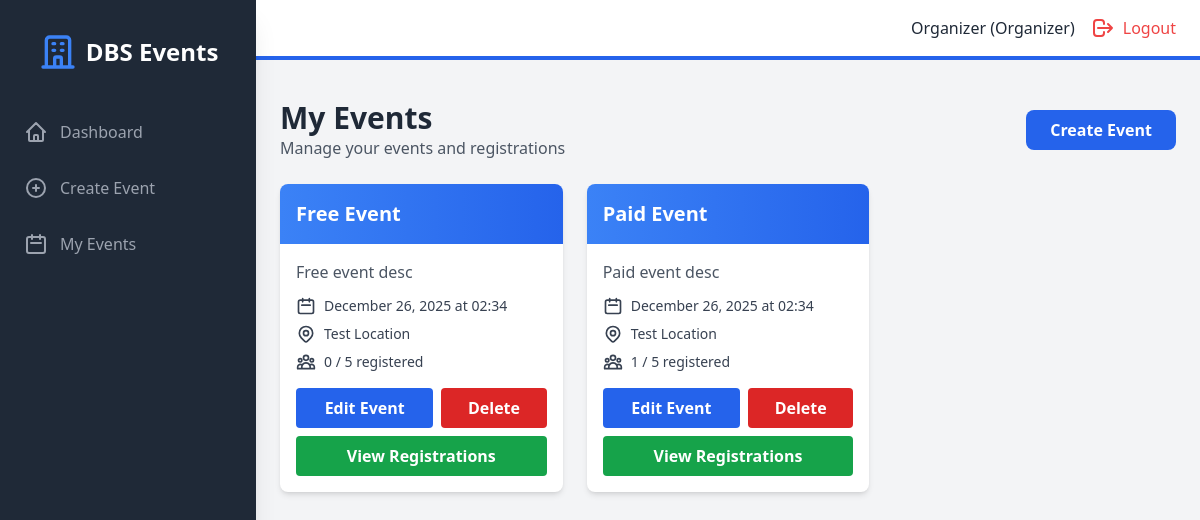
The app's page /organizer/events (signed in) with its own data.
### models.py (models this page shows, shortened)
class User(UserMixin, db.Model):
    id = db.Column(db.Integer, primary_key=True)
    student_number = db.Column(db.String(50), unique=True, nullable=True)
    email = db.Column(db.String(120), unique=True, nullable=False)
    password_hash = db.Column(db.String(200), nullable=False)
    name = db.Column(db.String(100), nullable=False)
    role = db.Column(db.String(20), nullable=False)  # superadmin, organizer, student
    created_at = db.Column(db.DateTime, default=datetime.utcnow)
    societies = db.relationship('Society', backref='head', lazy=True)
    events_created = db.relationship('Event', backref='creator', lazy=True)
    registrations = db.relationship('Registration', backref='student', lazy=True)

class Event(db.Model):
    id = db.Column(db.Integer, primary_key=True)
    title = db.Column(db.String(200), nullable=False)
    description = db.Column(db.Text, nullable=True)
    event_date = db.Column(db.DateTime, nullable=False)
    location = db.Column(db.String(200), nullable=False)
    capacity = db.Column(db.Integer, nullable=False)
    is_paid = db.Column(db.Boolean, default=False)
    cost = db.Column(db.Float, default=0.0)
    society_id = db.Column(db.Integer, db.ForeignKey('society.id'), nullable=True)
    created_by = db.Column(db.Integer, db.ForeignKey('user.id'), nullable=False)
    created_at = db.Column(db.DateTime, default=datetime.utcnow)
    registrations = db.relationship('Registration', backref='event', lazy=True, cascade='all, delete-orphan')
    def get_registered_count(self):
        return len(self.registrations)

### backend/routes/organizer.py (the view)
@organizer_bp.route("/organizer/events", endpoint="organizer_events")
@organizer_required
def organizer_events():
    my_events = Event.query.filter_by(created_by=current_user.id).order_by(
        Event.event_date.desc()
    ).all()
    return render_template("organizer/events.html", events=my_events)

### backend/main.py (called while the page is built)
@login_manager.user_loader
def load_user(user_id):
    return User.query.get(int(user_id))

### frontend/templates/organizer/events.html (shortened to what this page needs)
{% extends "base.html" %}
{% block auth_content %}
<div class="mb-6 flex justify-between items-center">
    <div>
        <h1 class="text-3xl font-bold text-gray-800">My Events</h1>
        <p class="text-gray-600">Manage your events and registrations</p>
    </div>
    <a href="{{ url_for('organizer.organizer_add_event') }}" class="bg-blue-600 text-white px-6 py-2 rounded-lg hover:bg-blue-700 font-semibold">
        Create Event
    </a>
</div>
{% if events %}
<div class="grid grid-cols-1 md:grid-cols-2 lg:grid-cols-3 gap-6">
    {% for event in events %}
    <div class="bg-white rounded-lg shadow-md overflow-hidden hover:shadow-lg transition">
        <div class="bg-gradient-to-r from-blue-500 to-blue-600 p-4">
            <h3 class="text-xl font-bold text-white">{{ event.title }}</h3>
        </div>
        <div class="p-4">
            <p class="text-gray-600 mb-3">{{ event.description[:100] }}{% if event.description|length > 100 %}...{% endif %}</p>
            <div class="space-y-2 text-sm mb-4">
                <div class="flex items-center text-gray-700">
                    <svg class="w-5 h-5 mr-2" fill="none" stroke="currentColor" viewBox="0 0 24 24">
                        <path stroke-linecap="round" stroke-linejoin="round" stroke-width="2" d="M8 7V3m8 4V3m-9 8h10M5 21h14a2 2 0 002-2V7a2 2 0 00-2-2H5a2 2 0 00-2 2v12a2 2 0 002 2z"></path>
                    </svg>
                    {{ event.event_date.strftime('%B %d, %Y at %H:%M') }}
                </div>
                <div class="flex items-center text-gray-700">
                    {{ event.location }}
                </div>
                <div class="flex items-center text-gray-700">
                    {{ event.get_registered_count() }} / {{ event.capacity }} registered
                </div>
            </div>
            <div class="mt-4 flex space-x-2">
                <a href="{{ url_for('organizer.organizer_edit_event', event_id=event.id) }}"
                   class="flex-1 bg-blue-600 text-white px-4 py-2 rounded hover:bg-blue-700 font-semibold text-center">
                    Edit Event
                </a>
                <form method="POST" action="{{ url_for('organizer.organizer_delete_event', event_id=event.id) }}"
                      onsubmit="return confirm('Are you sure you want to delete {{ event.title }}?')"
                      class="flex-1">
                    <button type="submit" class="w-full bg-red-600 text-white px-4 py-2 rounded hover:bg-red-700 font-semibold">
                        Delete
                    </button>
                </form>
            </div>
            <div class="mt-2">
                <a href="{{ url_for('registrations.view_registrations', event_id=event.id) }}"
                   class="block w-full bg-green-600 text-white px-4 py-2 rounded hover:bg-green-700 font-semibold text-center">
                    View Registrations
                </a>
            </div>
        </div>
    </div>
    {% endfor %}
</div>
{% endif %}
{% endblock %}

### frontend/templates/base.html (shortened to what this page needs)
<!DOCTYPE html>
<html lang="en">
<head>
    <script src="https://cdn.tailwindcss.com"></script>
    <link rel="stylesheet" href="{{ url_for('static', filename='css/style.css') }}">
</head>
<body class="bg-gray-100">
    {% if current_user.is_authenticated %}
    <div class="flex h-screen bg-gray-100">
        <div id="sidebar" class="sidebar fixed inset-y-0 left-0 z-30 w-64 bg-gray-800 overflow-y-auto transition duration-300 ease-out md:translate-x-0 md:static md:shadow-xl sidebar-closed">
            <div class="flex items-center justify-center mt-8">
                <div class="flex items-center">
                    <svg class="h-10 w-10 text-blue-500" fill="none" stroke="currentColor" viewBox="0 0 24 24">
                        <path stroke-linecap="round" stroke-linejoin="round" stroke-width="2" d="M19 21V5a2 2 0 00-2-2H7a2 2 0 00-2 2v16m14 0h2m-2 0h-5m-9 0H3m2 0h5M9 7h1m-1 4h1m4-4h1m-1 4h1m-5 10v-5a1 1 0 011-1h2a1 1 0 011 1v5m-4 0h4"></path>
                    </svg>
                    <span class="text-white text-2xl font-semibold ml-2">DBS Events</span>
                </div>
            </div>
            <nav class="mt-10">
                {% if current_user.role == 'superadmin' %}
                    <a class="flex items-center mt-4 py-2 px-6 text-gray-400 hover:bg-gray-700 hover:text-white" href="{{ url_for('admin.admin_dashboard') }}">
                        <svg class="h-6 w-6" fill="none" stroke="currentColor" viewBox="0 0 24 24"><path stroke-linecap="round" stroke-linejoin="round" stroke-width="2" d="M3 12l2-2m0 0l7-7 7 7M5 10v10a1 1 0 001 1h3m10-11l2 2m-2-2v10a1 1 0 01-1 1h-3m-6 0a1 1 0 001-1v-4a1 1 0 011-1h2a1 1 0 011 1v4a1 1 0 001 1m-6 0h6"></path></svg>
                        <span class="mx-3">Dashboard</span>
                    </a>
                    <a class="flex items-center mt-4 py-2 px-6 text-gray-400 hover:bg-gray-700 hover:text-white" href="{{ url_for('admin.admin_organizers') }}">
                        <svg class="h-6 w-6" fill="none" stroke="currentColor" viewBox="0 0 24 24"><path stroke-linecap="round" stroke-linejoin="round" stroke-width="2" d="M17 20h5v-2a3 3 0 00-5.356-1.857M17 20H7m10 0v-2c0-.656-.126-1.283-.356-1.857m0 0a5.002 5.002 0 019.288 0M15 7a3 3 0 11-6 0 3 3 0 016 0zm6 3a2 2 0 11-4 0 2 2 0 014 0zM7 10a2 2 0 11-4 0 2 2 0 014 0z"></path></svg>
                        <span class="mx-3">Organizers</span>
                    </a>
                    <a class="flex items-center mt-4 py-2 px-6 text-gray-400 hover:bg-gray-700 hover:text-white" href="{{ url_for('admin.admin_students') }}">
                        <svg class="h-6 w-6" fill="none" stroke="currentColor" viewBox="0 0 24 24"><path stroke-linecap="round" stroke-linejoin="round" stroke-width="2" d="M12 4.354a4 4 0 110 5.292M15 21H3v-1a6 6 0 0112 0v1zm0 0h6v-1a6 6 0 00-9-5.197M13 7a4 4 0 11-8 0 4 4 0 018 0z"></path></svg>
                        <span class="mx-3">Students</span>
                    </a>
                    <a class="flex items-center mt-4 py-2 px-6 text-gray-400 hover:bg-gray-700 hover:text-white" href="{{ url_for('admin.admin_societies') }}">
                        <svg class="h-6 w-6" fill="none" stroke="currentColor" viewBox="0 0 24 24"><path stroke-linecap="round" stroke-linejoin="round" stroke-width="2" d="M19 21V5a2 2 0 00-2-2H7a2 2 0 00-2 2v16m14 0h2m-2 0h-5m-9 0H3m2 0h5M9 7h1m-1 4h1m4-4h1m-1 4h1m-5 10v-5a1 1 0 011-1h2a1 1 0 011 1v5m-4 0h4"></path></svg>
                        <span class="mx-3">Societies</span>
                    </a>
                    <a class="flex items-center mt-4 py-2 px-6 text-gray-400 hover:bg-gray-700 hover:text-white" href="{{ url_for('admin.admin_events') }}">
                        <svg class="h-6 w-6" fill="none" stroke="currentColor" viewBox="0 0 24 24"><path stroke-linecap="round" stroke-linejoin="round" stroke-width="2" d="M8 7V3m8 4V3m-9 8h10M5 21h14a2 2 0 002-2V7a2 2 0 00-2-2H5a2 2 0 00-2 2v12a2 2 0 002 2z"></path></svg>
                        <span class="mx-3">All Events</span>
                    </a>
                {% elif current_user.role == 'organizer' %}
                    <a class="flex items-center mt-4 py-2 px-6 text-gray-400 hover:bg-gray-700 hover:text-white" href="{{ url_for('organizer.organizer_dashboard') }}">
                        <svg class="h-6 w-6" fill="none" stroke="currentColor" viewBox="0 0 24 24"><path stroke-linecap="round" stroke-linejoin="round" stroke-width="2" d="M3 12l2-2m0 0l7-7 7 7M5 10v10a1 1 0 001 1h3m10-11l2 2m-2-2v10a1 1 0 01-1 1h-3m-6 0a1 1 0 001-1v-4a1 1 0 011-1h2a1 1 0 011 1v4a1 1 0 001 1m-6 0h6"></path></svg>
                        <span class="mx-3">Dashboard</span>
                    </a>
                    <a class="flex items-center mt-4 py-2 px-6 text-gray-400 hover:bg-gray-700 hover:text-white" href="{{ url_for('organizer.organizer_add_event') }}">
                        <svg class="h-6 w-6" fill="none" stroke="currentColor" viewBox="0 0 24 24"><path stroke-linecap="round" stroke-linejoin="round" stroke-width="2" d="M12 9v3m0 0v3m0-3h3m-3 0H9m12 0a9 9 0 11-18 0 9 9 0 0118 0z"></path></svg>
                        <span class="mx-3">Create Event</span>
                    </a>
                    <a class="flex items-center mt-4 py-2 px-6 text-gray-400 hover:bg-gray-700 hover:text-white" href="{{ url_for('organizer.organizer_dashboard') }}">
                        <svg class="h-6 w-6" fill="none" stroke="currentColor" viewBox="0 0 24 24"><path stroke-linecap="round" stroke-linejoin="round" stroke-width="2" d="M8 7V3m8 4V3m-9 8h10M5 21h14a2 2 0 002-2V7a2 2 0 00-2-2H5a2 2 0 00-2 2v12a2 2 0 002 2z"></path></svg>
                        <span class="mx-3">My Events</span>
                    </a>
                {% endif %}
            </nav>
        </div>
        <div class="flex-1 flex flex-col overflow-hidden">
            <header class="flex justify-between items-center py-4 px-6 bg-white border-b-4 border-blue-600">
                <div class="flex items-center">
                    <span class="text-gray-800 mr-4">{{ current_user.name }} ({{ current_user.role | capitalize }})</span>
                    <a href="{{ url_for('public.logout') }}" class="flex items-center text-red-500 hover:text-red-700">
                        <svg class="h-6 w-6" fill="none" stroke="currentColor" viewBox="0 0 24 24"><path stroke-linecap="round" stroke-linejoin="round" stroke-width="2" d="M17 16l4-4m0 0l-4-4m4 4H7m6 4v1a3 3 0 01-3 3H6a3 3 0 01-3-3v-10a3 3 0 013-3h4a3 3 0 013 3v1"></path></svg>
                        <span class="ml-2 hidden sm:inline">Logout</span>
                    </a>
                </div>
            </header>
            <div class="px-6 pt-4">
            </div>
            <main class="flex-1 overflow-x-hidden overflow-y-auto bg-gray-100 p-6">
                {% block auth_content %}{% endblock %}
            </main>
        </div>
    </div>
    {% endif %}
</body>
</html>

### frontend/static/css/style.css (style rules this page uses)
body { font-family: 'Segoe UI', Tahoma, Geneva, Verdana, sans-serif; }
a, button { transition: all 0.3s ease; }

### frontend/templates/base.html (style rules this page uses)
.sidebar { transition: transform 0.3s ease-in-out; }
.sidebar-closed { transform: translateX(-100%); }
@media (min-width: 768px) { .sidebar-closed { transform: translateX(0); } }

### records on screen
User: name "Organizer", role "Organizer"
Event: title "Free Event", description "Free event desc", event_date "December 26, 2025 at 02:34", location "Test Location", get_registered_count "0", capacity "5"
Event: title "Paid Event", description "Paid event desc", event_date "December 26, 2025 at 02:34", location "Test Location", get_registered_count "1", capacity "5"
